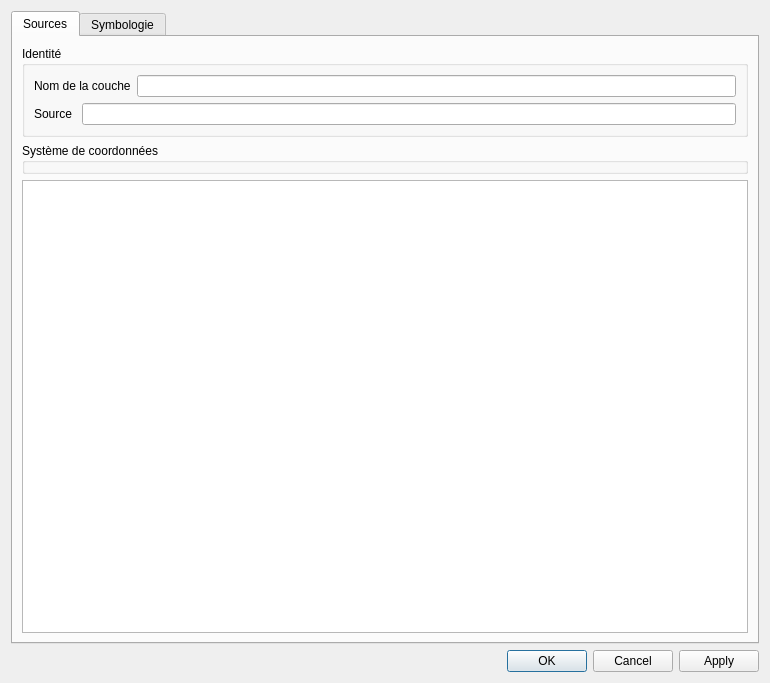
<?xml version="1.0" encoding="UTF-8"?>
<ui version="4.0">
 <class>HdVectorLayerPropertiesDialog</class>
 <widget class="QDialog" name="HdVectorLayerPropertiesDialog">
  <property name="geometry">
   <rect>
    <x>0</x>
    <y>0</y>
    <width>770</width>
    <height>683</height>
   </rect>
  </property>
  <property name="sizePolicy">
   <sizepolicy hsizetype="Fixed" vsizetype="Fixed">
    <horstretch>0</horstretch>
    <verstretch>0</verstretch>
   </sizepolicy>
  </property>
  <property name="minimumSize">
   <size>
    <width>640</width>
    <height>0</height>
   </size>
  </property>
  <property name="windowTitle">
   <string>Dialog</string>
  </property>
  <layout class="QVBoxLayout" name="verticalLayout">
   <item>
    <widget class="QTabWidget" name="tabWidget">
     <property name="currentIndex">
      <number>0</number>
     </property>
     <property name="iconSize">
      <size>
       <width>32</width>
       <height>32</height>
      </size>
     </property>
     <widget class="QWidget" name="tabSource">
      <attribute name="icon">
       <iconset resource="../cmn/icone/hdicone.qrc">
        <normaloff>:/Qgis/Qgis/system.png</normaloff>:/Qgis/Qgis/system.png</iconset>
      </attribute>
      <attribute name="title">
       <string>Sources</string>
      </attribute>
      <layout class="QVBoxLayout" name="verticalLayout_4">
       <item>
        <widget class="QGroupBox" name="groupBox">
         <property name="font">
          <font>
           <weight>50</weight>
           <bold>false</bold>
          </font>
         </property>
         <property name="title">
          <string>Identité</string>
         </property>
         <layout class="QHBoxLayout" name="horizontalLayout">
          <item>
           <layout class="QVBoxLayout" name="verticalLayout_5">
            <property name="leftMargin">
             <number>0</number>
            </property>
            <property name="topMargin">
             <number>0</number>
            </property>
            <property name="bottomMargin">
             <number>0</number>
            </property>
            <item>
             <layout class="QHBoxLayout" name="horizontalLayout_2">
              <item>
               <widget class="QLabel" name="label">
                <property name="text">
                 <string>Nom de la couche</string>
                </property>
               </widget>
              </item>
              <item>
               <widget class="QLineEdit" name="lineEditLayerName"/>
              </item>
             </layout>
            </item>
            <item>
             <layout class="QHBoxLayout" name="horizontalLayout_3">
              <property name="topMargin">
               <number>0</number>
              </property>
              <item>
               <widget class="QLabel" name="label_2">
                <property name="text">
                 <string>Source </string>
                </property>
               </widget>
              </item>
              <item>
               <widget class="QLineEdit" name="lineEditSource">
                <property name="readOnly">
                 <bool>true</bool>
                </property>
               </widget>
              </item>
             </layout>
            </item>
           </layout>
          </item>
         </layout>
        </widget>
       </item>
       <item>
        <widget class="QGroupBox" name="groupBoxCRS">
         <property name="title">
          <string>Système de coordonnées</string>
         </property>
        </widget>
       </item>
       <item>
        <widget class="QTextBrowser" name="textBrowser"/>
       </item>
      </layout>
     </widget>
     <widget class="QWidget" name="tabSymbology">
      <attribute name="icon">
       <iconset resource="../cmn/icone/hdicone.qrc">
        <normaloff>:/Qgis/Qgis/symbology.png</normaloff>:/Qgis/Qgis/symbology.png</iconset>
      </attribute>
      <attribute name="title">
       <string>Symbologie</string>
      </attribute>
      <layout class="QVBoxLayout" name="verticalLayout_2">
       <property name="spacing">
        <number>0</number>
       </property>
       <property name="leftMargin">
        <number>0</number>
       </property>
       <property name="topMargin">
        <number>0</number>
       </property>
       <property name="rightMargin">
        <number>0</number>
       </property>
       <property name="bottomMargin">
        <number>0</number>
       </property>
       <item>
        <widget class="QScrollArea" name="scrollArea">
         <property name="widgetResizable">
          <bool>true</bool>
         </property>
         <widget class="QWidget" name="scrollAreaWidgetContents">
          <property name="geometry">
           <rect>
            <x>0</x>
            <y>0</y>
            <width>746</width>
            <height>587</height>
           </rect>
          </property>
          <layout class="QVBoxLayout" name="verticalLayout_3">
           <property name="spacing">
            <number>0</number>
           </property>
           <property name="leftMargin">
            <number>0</number>
           </property>
           <property name="topMargin">
            <number>0</number>
           </property>
           <property name="rightMargin">
            <number>0</number>
           </property>
           <property name="bottomMargin">
            <number>0</number>
           </property>
           <item>
            <widget class="QWidget" name="symbologyContent" native="true"/>
           </item>
          </layout>
         </widget>
        </widget>
       </item>
      </layout>
     </widget>
    </widget>
   </item>
   <item>
    <widget class="QDialogButtonBox" name="buttonBox">
     <property name="orientation">
      <enum>Qt::Horizontal</enum>
     </property>
     <property name="standardButtons">
      <set>QDialogButtonBox::Apply|QDialogButtonBox::Cancel|QDialogButtonBox::Ok</set>
     </property>
    </widget>
   </item>
  </layout>
 </widget>
 <resources>
  <include location="../cmn/icone/hdicone.qrc"/>
 </resources>
 <connections>
  <connection>
   <sender>buttonBox</sender>
   <signal>accepted()</signal>
   <receiver>HdVectorLayerPropertiesDialog</receiver>
   <slot>accept()</slot>
   <hints>
    <hint type="sourcelabel">
     <x>257</x>
     <y>590</y>
    </hint>
    <hint type="destinationlabel">
     <x>157</x>
     <y>274</y>
    </hint>
   </hints>
  </connection>
  <connection>
   <sender>buttonBox</sender>
   <signal>rejected()</signal>
   <receiver>HdVectorLayerPropertiesDialog</receiver>
   <slot>reject()</slot>
   <hints>
    <hint type="sourcelabel">
     <x>325</x>
     <y>590</y>
    </hint>
    <hint type="destinationlabel">
     <x>286</x>
     <y>274</y>
    </hint>
   </hints>
  </connection>
 </connections>
</ui>
